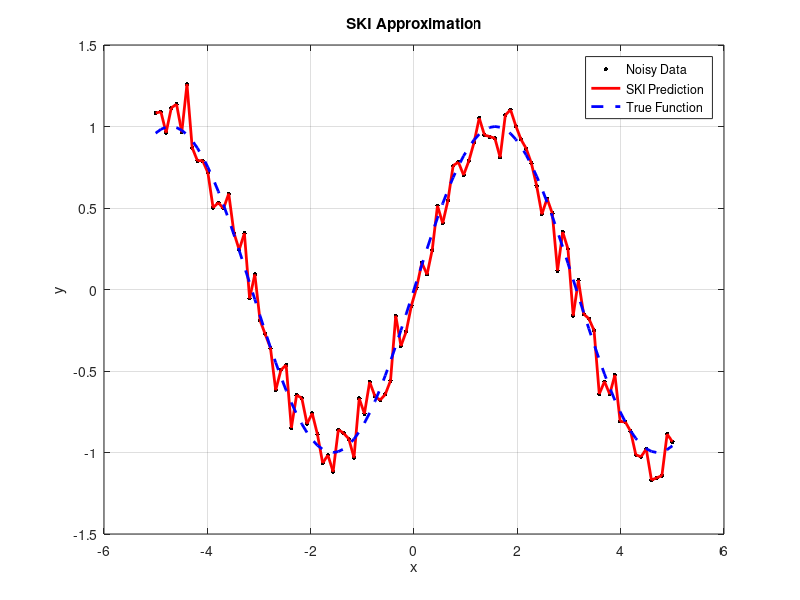
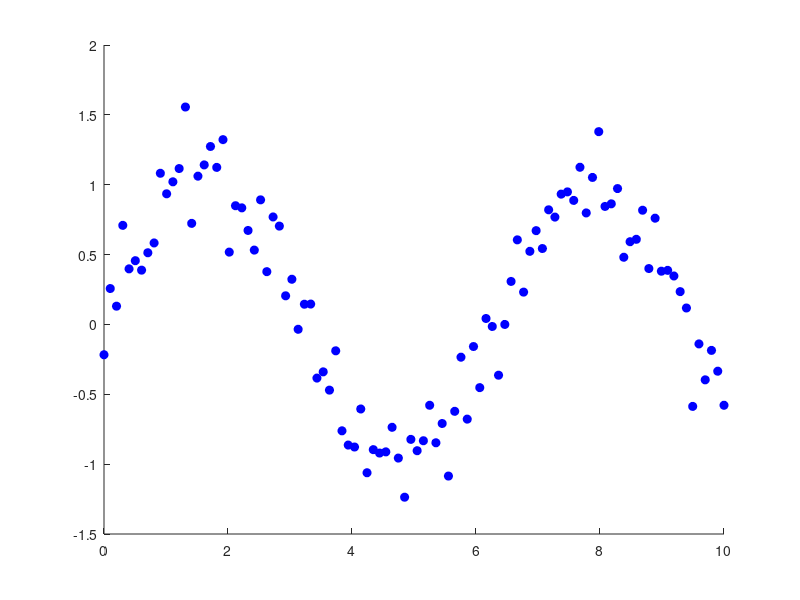

These figures' MATLAB source, in order: (Note: this script raises an error after producing the figures.)
% Clear workspace
clear; clc;

% Generate synthetic data
n = 100; % Number of data points
x = linspace(-5, 5, n)'; % Input points
y = sin(x) + 0.1 * randn(n, 1); % Noisy observations

% Define the kernel function (squared exponential / RBF)
kernel = @(x1, x2, l) exp(-0.5 * (x1 - x2).^2 / l^2);

% Kernel hyperparameters
l = 1.0; % Length scale

% SKI: Create a grid
m = 20; % Number of grid points
x_grid = linspace(-5, 5, m)'; % Grid points

% Compute the kernel matrix on the grid
K_grid = zeros(m, m);
for i = 1:m
    for j = 1:m
        K_grid(i, j) = kernel(x_grid(i), x_grid(j), l);
    end
end

% Interpolate the kernel matrix to the data points
K_ski = zeros(n, n);
for i = 1:n
    for j = 1:n
        % Find the nearest grid points for interpolation
        idx_i = interp1(x_grid, 1:m, x(i), 'nearest', 'extrap');
        idx_j = interp1(x_grid, 1:m, x(j), 'nearest', 'extrap');
        K_ski(i, j) = K_grid(idx_i, idx_j);
    end
end

% Add a small noise term to the diagonal for numerical stability
noise = 1e-5;
K_ski = K_ski + noise * eye(n);

% Perform regression (predict mean)
alpha = K_ski \ y; % Solve for weights
y_pred = K_ski * alpha; % Predictions

% Plot the results
figure;
plot(x, y, 'k.', 'MarkerSize', 10); hold on; % Original data
plot(x, y_pred, 'r-', 'LineWidth', 2); % SKI predictions
plot(x, sin(x), 'b--', 'LineWidth', 2); % True function
legend('Noisy Data', 'SKI Prediction', 'True Function');
title('SKI Approximation');
xlabel('x');
ylabel('y');
grid on;



% Example: Scalable Kernel Interpolation (SKI) using Random Fourier Features for GP

% Generate synthetic data (1D input, output)
n = 100;  % Number of data points
x = linspace(0, 10, n)';  % Input data points
y = sin(x) + 0.2 * randn(size(x));  % Output (with some noise)

% Define the RBF kernel parameters
length_scale = 1.0;  % Length scale for RBF kernel
sigma_f = 1.0;       % Amplitude of the kernel

% Random Fourier Features approximation of the RBF kernel
num_features = 50;   % Number of random features
omega = randn(num_features, 1) / length_scale;  % Random frequencies
b = 2 * pi * rand(num_features, 1);  % Random phase shifts

% Generate random features (Fourier features)
phi_x = sqrt(2 / num_features) * cos(x * omega' + b');  % Random feature mapping

% Compute kernel matrix K using random Fourier features
K_approx = phi_x * phi_x';  % Approximated kernel matrix using random features

% Compute the weights for GP regression
alpha = pinv(K_approx + 1e-6 * eye(n)) * y;  % Regularize the matrix inversion

% Predict using the Gaussian Process model
y_pred = phi_x' * alpha;  % Prediction based on the approximated kernel

% Visualize the results
figure;
hold on;
plot(x, y, 'bo', 'MarkerFaceColor', 'b', 'DisplayName', 'True Data');
plot(x, y_pred, 'r-', 'LineWidth', 2, 'DisplayName', 'GP Prediction (SKI)');
xlabel('Input (x)');
ylabel('Output (y)');
title('Gaussian Process Regression with Scalable Kernel Interpolation (SKI)');
legend;
hold off;
